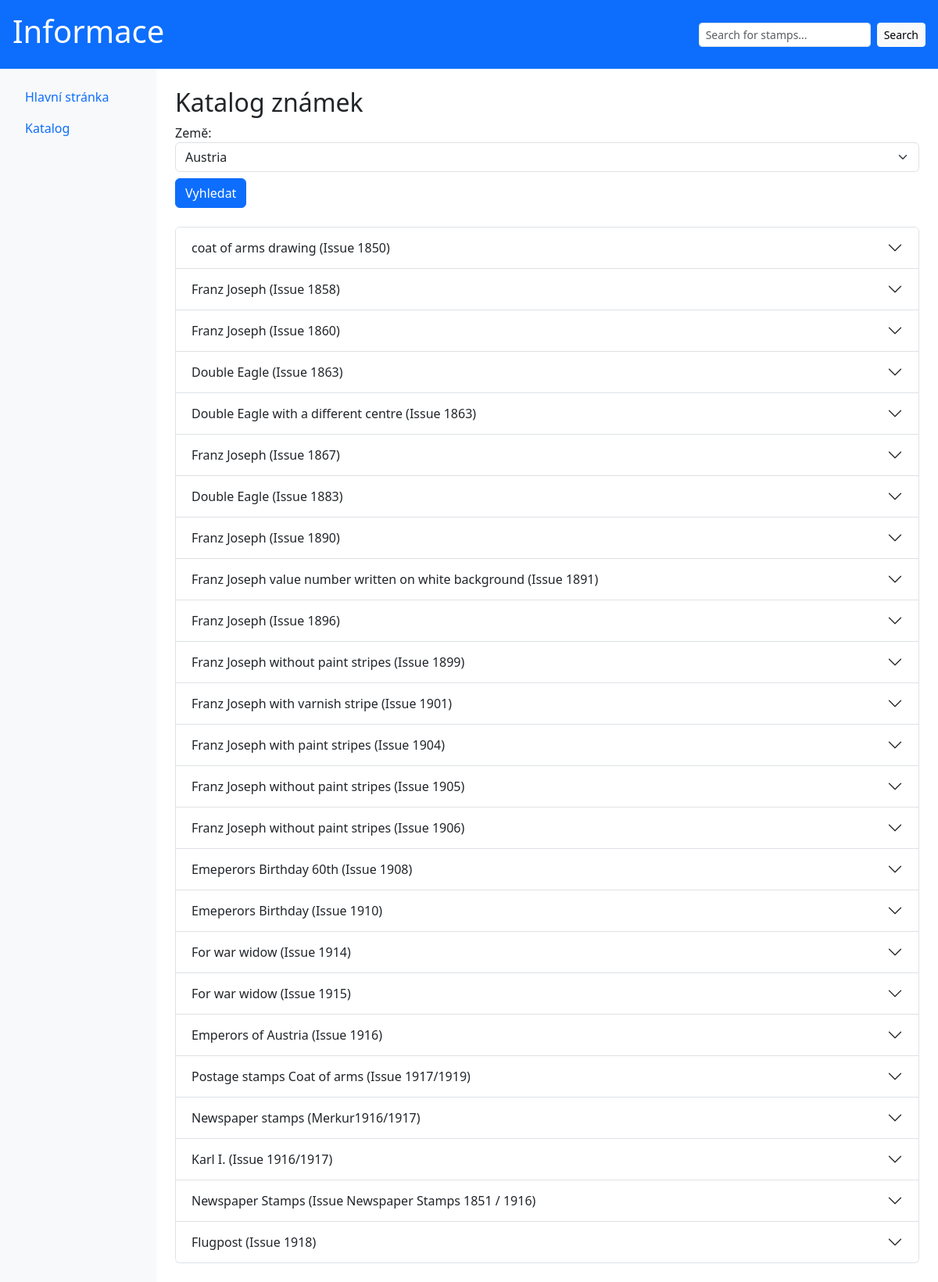
Page /catalog/Austria on the committed database.
### shared/db/models.py (models this page shows)
class Emission(Base):
    __tablename__ = 'emission'
    emission_id = Column(Integer, primary_key=True)
    name = Column(String, nullable=False)
    issue_year = Column(Integer, nullable=False)
    country_id = Column(Integer, ForeignKey('country.country_id'))
    country = relationship('Country', back_populates='emissions')
    stamps = relationship('StampBase', back_populates='emission')

### backend/app/main.py (the view)
@app.get("/catalog/{country}", response_class=HTMLResponse, name="catalog")
@app.get("/catalog", response_class=HTMLResponse, name="catalog_no_country")
def catalog(request: Request, country: str = None):
    countries = crud.get_all_countries()  # Seznam všech zemí
    if country:
        emissions = crud.get_emissions_by_country(country)  # Filtr podle země
    else:
        emissions = crud.get_emissions_by_country(None)  # Pokud není země, nezobrazovat filtr
    return templates.TemplateResponse(
        "catalog.html",
        {"request": request, "countries": countries, "emissions": emissions, "selected_country": country},
    )

### shared/db/crud.py (called while the page is built)
def get_emissions_by_country(country_name):
    country = session.query(Country).filter(Country.name == country_name).first()
    if country:
        return session.query(Emission).filter(Emission.country_id == country.country_id).all()
    return []

def get_all_countries():
    return session.query(Country).all()

### backend/templates/catalog.html (shortened to what this page needs)
{% extends "base.html" %}
{% block content %}
<h2>Katalog známek</h2>
<form method="GET" action="/catalog">
    <label for="country">Země:</label>
    <select id="country" name="country" class="form-select">
        {% for country in countries %}
        <option value="{{ country.name }}" {% if selected_country == country.name %}selected{% endif %}>
            {{ country.name }}
        </option>
        {% endfor %}
    </select>
    <button type="submit" class="btn btn-primary mt-2">Vyhledat</button>
</form>
{% if emissions %}
<div class="accordion mt-4" id="emissionsAccordion">
    {% for emission in emissions %}
    <div class="accordion-item">
        <h2 class="accordion-header" id="heading{{ emission.emission_id }}">
            <button class="accordion-button collapsed" type="button" data-bs-toggle="collapse"
                    data-bs-target="#collapse{{ emission.emission_id }}" aria-expanded="false"
                    aria-controls="collapse{{ emission.emission_id }}">
                {{ emission.name }} ({{ emission.issue_year }})
            </button>
        </h2>
    </div>
    {% endfor %}
</div>
{% else %}
<p class="mt-4">Žádné výsledky k zobrazení.</p>
{% endif %}
{% endblock %}

### rows in the picture
Emission: name "coat of arms drawing", issue_year "Issue 1850"
Emission: name "Franz Joseph", issue_year "Issue 1858"
Emission: name "Franz Joseph", issue_year "Issue 1860"
Emission: name "Double Eagle", issue_year "Issue 1863"
Emission: name "Double Eagle with a different centre", issue_year "Issue 1863"
Emission: name "Franz Joseph", issue_year "Issue 1867"
Emission: name "Double Eagle", issue_year "Issue 1883"
Emission: name "Franz Joseph", issue_year "Issue 1890"
Emission: name "Franz Joseph value number written on white background", issue_year "Issue 1891"
Emission: name "Franz Joseph", issue_year "Issue 1896"
Emission: name "Franz Joseph without paint stripes", issue_year "Issue 1899"
Emission: name "Franz Joseph with varnish stripe", issue_year "Issue 1901"
Emission: name "Franz Joseph with paint stripes", issue_year "Issue 1904"
Emission: name "Franz Joseph without paint stripes", issue_year "Issue 1905"
Emission: name "Franz Joseph without paint stripes", issue_year "Issue 1906"
Emission: name "Emeperors Birthday 60th", issue_year "Issue 1908"
Emission: name "Emeperors Birthday", issue_year "Issue 1910"
Emission: name "For war widow", issue_year "Issue 1914"
Emission: name "For war widow", issue_year "Issue 1915"
Emission: name "Emperors of Austria", issue_year "Issue 1916"
Emission: name "Postage stamps Coat of arms", issue_year "Issue 1917/1919"
Emission: name "Newspaper stamps", issue_year "Merkur1916/1917"
Emission: name "Karl I.", issue_year "Issue 1916/1917"
Emission: name "Newspaper Stamps", issue_year "Issue Newspaper Stamps 1851 / 1916"
Emission: name "Flugpost", issue_year "Issue 1918"

### other values in the picture
form field country "Austria"
